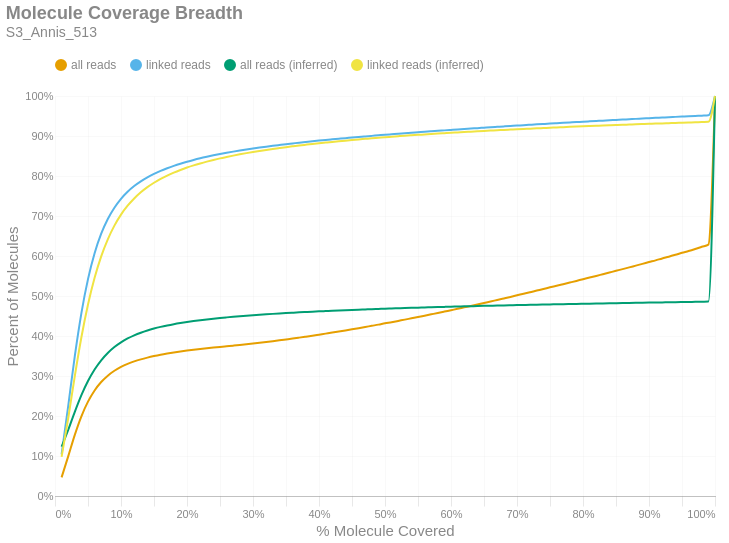

Notebook source saved alongside this figure:
### Markdown cell above
### Molecule Read Coverage
This chart shows molecule coverage breadth as computed by the number of bases aligned to that molecule. In other words, "*how much of each unique long molecule is actually sequenced/aligned?*" Keep in mind there is a distinction between sequences and alignments, since some sequences belonging to a particular molecule may not align well and wouldn't appear in the alignment data. This chart also shows molecule coverage breadth as computed by the *inferred fragment* from which the aligned sequences originate. Unlike read coverage, this calculation takes into account the total insert size, including unsequenced gaps between the forward and reverse reads. Like the previous figures, these are cumulative percents.

### Code cell
if SKIPLR:
    print_html(f"Skipped")
else:
    binned_df = consolidated_hist(valids['coverage_bp'], mask, 0.01, True)
    binned_df_inf = consolidated_hist(valids['coverage_inserts'], mask, 0.01, True)
    binned_df = binned_df.with_columns(pl.lit(binned_df_inf['all reads (cumsum)']).alias('all reads (inferred)'))
    binned_df = binned_df.with_columns(pl.lit(binned_df_inf['linked reads (cumsum)']).alias('linked reads (inferred)'))
    binned_df = binned_df.with_columns(
        (pl.col('bin').cast(pl.Float64) + 0.01).alias('right_edge')
    )

    with SafeRender(binned_df):
        (
            density_plot(binned_df, 'Molecule Coverage Breadth', samplename, 'molcov', ['all reads (inferred)','linked reads (inferred)'])
            .encode(
                #x=alt.X('bin:Q', title="% Molecule Covered").axis(format = '%').scale(padding=0),
                x=alt.X('right_edge:Q', title="% Molecule Covered").axis(format='%').scale(padding=0),
                y=alt.Y('value:Q', title='Percent of Molecules')
                    .axis(format='%')
                    .stack(False)
                    .scale(domainMin=0, padding=0),
                color=alt.Color("key:N").scale(domain = ["all reads", "linked reads", "all reads (inferred)", "linked reads (inferred)"]),
                tooltip = [
                    alt.Tooltip("key:N", title = "Data Type"),
                    alt.Tooltip("range_label:N", title="% Molecule Covered"),
                    alt.Tooltip("value:Q", format = ".2%", title="% Molecules")
                ]
            )
        ).display()

### Figure 1 — Vega-Lite specification as saved in the notebook (floating-point values rounded to 4 significant figures)
{"width": "container", "height": 400, "config": {"title": {"anchor": "start", "dy": -15, "fontSize": 18, "color": "#888888", "subtitleColor": "#888888", "subtitleFontSize": 14}, "arc": {"fill": "#0072B2"}, "axis": {"domainColor": "#888888", "domainWidth": 0.5, "gridWidth": 0.2, "grid": false, "titleFontWeight": 400, "titleFontSize": 15, "labelFontSize": 11, "labelColor": "#888888", "tickColor": "#888888", "tickWidth": 0.2, "titleColor": "#888888"}, "axisBand": {"grid": false}, "axisX": {"grid": true, "tickSize": 10, "domainCap": "round"}, "axisY": {"domain": false, "grid": true, "tickSize": 0, "domainCap": "round"}, "background": "transparent", "header": {"labelFontSize": 15, "labelColor": "#888888", "titleFontSize": 15, "titleFontWeight": 600, "titleColor": "#888888"}, "legend": {"labelFont": "sans-serif", "labelFontSize": 12, "labelColor": "#888888", "symbolSize": 100, "symbolType": "circle", "titleFontSize": 12, "titlePadding": 10, "titleColor": "#888888", "title": null, "orient": "top"}, "range": {"category": ["#E69F00", "#56B4E9", "#009E73", "#F0E442", "#0072B2", "#D55E00", "#CC79A7", "#000000"], "diverging": ["#cfe8f3", "#a2d4ec", "#73bfe2", "#46abdb", "#1696d2", "#12719e"]}, "area": {"fill": "#0072B2", "fillOpacity": 0.7, "line": true, "strokeOpacity": 0.7}, "line": {"color": "#0072B2", "stroke": "#0072B2", "strokeWidth": 2}, "trail": {"color": "#0072B2", "stroke": "#0072B2", "strokeWidth": 0, "size": 1}, "point": {"filled": true, "fillOpacity": 1.0, "size": 95}, "text": {"color": "#888888", "fontSize": 11, "align": "right", "fontWeight": 400, "size": 11}, "bar": {"fill": "#0072B2", "stroke": null}, "view": {"stroke": null, "continuousWidth": 660, "continuousHeight": 400}}, "data": {"name": "data-296cf732321ca07f47aa0a151ebdf775"}, "mark": {"type": "line", "interpolate": "monotone", "point": {"opacity": 0, "size": 275}}, "encoding": {"color": {"field": "key", "scale": {"domain": ["all reads", "linked reads", "all reads (inferred)", "linked reads (inferred)"]}, "type": "nominal"}, "tooltip": [{"field": "key", "title": "Data Type", "type": "nominal"}, {"field": "range_label", "title": "% Molecule Covered", "type": "nominal"}, {"field": "value", "format": ".2%", "title": "% Molecules", "type": "quantitative"}], "x": {"axis": {"format": "%"}, "field": "right_edge", "scale": {"padding": 0}, "title": "% Molecule Covered", "type": "quantitative"}, "y": {"axis": {"format": "%"}, "field": "value", "scale": {"domainMin": 0, "padding": 0}, "stack": false, "title": "Percent of Molecules", "type": "quantitative"}}, "params": [{"name": "param_c36ac31b6afebe62", "select": {"type": "point", "fields": ["key"]}, "bind": "legend"}], "title": {"text": "Molecule Coverage Breadth", "subtitle": "S3_Annis_513"}, "transform": [{"fold": ["all reads (cumsum)", "linked reads (cumsum)", "all reads (inferred)", "linked reads (inferred)"]}, {"calculate": "replace(datum.key, ' (cumsum)', '')", "as": "key"}, {"filter": {"param": "param_c36ac31b6afebe62"}}], "usermeta": {"embedOptions": {"downloadFileName": "S3_Annis_513.molcov"}}, "$schema": "https://vega.github.io/schema/vega-lite/v6.1.0.json", "datasets": {"data-296cf732321ca07f47aa0a151ebdf775": [{"bin": "0.0", "interval": "0.0-0.01", "all reads": 0.04656, "linked reads": 0.1037, "all reads (cumsum)": 0.04656, "linked reads (cumsum)": 0.1037, "range_label": "0.0-0.01", "all reads (inferred)": 0.1232, "linked reads (inferred)": 0.09795, "right_edge": 0.01}, {"bin": "0.01", "interval": "0.01-0.02", "all reads": 0.05253, "linked reads": 0.1212, "all reads (cumsum)": 0.09909, "linked reads (cumsum)": 0.2249, "range_label": "0.01-0.02", "all reads (inferred)": 0.165, "linked reads (inferred)": 0.1943, "right_edge": 0.02}, {"bin": "0.02", "interval": "0.02-0.03", "all reads": 0.05387, "linked reads": 0.1249, "all reads (cumsum)": 0.153, "linked reads (cumsum)": 0.3498, "range_label": "0.02-0.03", "all reads (inferred)": 0.2105, "linked reads (inferred)": 0.2998, "right_edge": 0.03}, {"bin": "0.03", "interval": "0.03-0.04", "all reads": 0.04639, "linked reads": 0.1076, "all reads (cumsum)": 0.1994, "linked reads (cumsum)": 0.4574, "range_label": "0.03-0.04", "all reads (inferred)": 0.2522, "linked reads (inferred)": 0.3968, "right_edge": 0.04}, {"bin": "0.04", "interval": "0.04-0.05", "all reads": 0.03658, "linked reads": 0.08484, "all reads (cumsum)": 0.2359, "linked reads (cumsum)": 0.5422, "range_label": "0.04-0.05", "all reads (inferred)": 0.2875, "linked reads (inferred)": 0.4787, "right_edge": 0.05}, {"bin": "0.05", "interval": "0.05-0.06", "all reads": 0.02794, "linked reads": 0.06477, "all reads (cumsum)": 0.2639, "linked reads (cumsum)": 0.607, "range_label": "0.05-0.06", "all reads (inferred)": 0.3162, "linked reads (inferred)": 0.5455, "right_edge": 0.06}, {"bin": "0.06", "interval": "0.06-0.07", "all reads": 0.02106, "linked reads": 0.04879, "all reads (cumsum)": 0.2849, "linked reads (cumsum)": 0.6558, "range_label": "0.06-0.07", "all reads (inferred)": 0.3393, "linked reads (inferred)": 0.5992, "right_edge": 0.07}, {"bin": "0.07", "interval": "0.07-0.08", "all reads": 0.01592, "linked reads": 0.03683, "all reads (cumsum)": 0.3008, "linked reads (cumsum)": 0.6926, "range_label": "0.07-0.08", "all reads (inferred)": 0.3576, "linked reads (inferred)": 0.6417, "right_edge": 0.08}, {"bin": "0.08", "interval": "0.08-0.09", "all reads": 0.01221, "linked reads": 0.02822, "all reads (cumsum)": 0.3131, "linked reads (cumsum)": 0.7208, "range_label": "0.08-0.09", "all reads (inferred)": 0.3724, "linked reads (inferred)": 0.676, "right_edge": 0.09}, {"bin": "0.09", "interval": "0.09-0.1", "all reads": 0.009622, "linked reads": 0.02219, "all reads (cumsum)": 0.3227, "linked reads (cumsum)": 0.743, "range_label": "0.09-0.1", "all reads (inferred)": 0.3842, "linked reads (inferred)": 0.7034, "right_edge": 0.1}, {"bin": "0.1", "interval": "0.1-0.11", "all reads": 0.007631, "linked reads": 0.01757, "all reads (cumsum)": 0.3303, "linked reads (cumsum)": 0.7606, "range_label": "0.1-0.11", "all reads (inferred)": 0.3938, "linked reads (inferred)": 0.7257, "right_edge": 0.11}, {"bin": "0.11", "interval": "0.11-0.12", "all reads": 0.006199, "linked reads": 0.01424, "all reads (cumsum)": 0.3365, "linked reads (cumsum)": 0.7748, "range_label": "0.11-0.12", "all reads (inferred)": 0.4016, "linked reads (inferred)": 0.7439, "right_edge": 0.12}, {"bin": "0.12", "interval": "0.12-0.13", "all reads": 0.005115, "linked reads": 0.01171, "all reads (cumsum)": 0.3416, "linked reads (cumsum)": 0.7865, "range_label": "0.12-0.13", "all reads (inferred)": 0.4082, "linked reads (inferred)": 0.7592, "right_edge": 0.13}, {"bin": "0.13", "interval": "0.13-0.14", "all reads": 0.004348, "linked reads": 0.009942, "all reads (cumsum)": 0.346, "linked reads (cumsum)": 0.7965, "range_label": "0.13-0.14", "all reads (inferred)": 0.4138, "linked reads (inferred)": 0.7721, "right_edge": 0.14}, {"bin": "0.14", "interval": "0.14-0.15", "all reads": 0.003802, "linked reads": 0.008661, "all reads (cumsum)": 0.3498, "linked reads (cumsum)": 0.8051, "range_label": "0.14-0.15", "all reads (inferred)": 0.4186, "linked reads (inferred)": 0.7832, "right_edge": 0.15}, {"bin": "0.15", "interval": "0.15-0.16", "all reads": 0.003362, "linked reads": 0.00762, "all reads (cumsum)": 0.3531, "linked reads (cumsum)": 0.8127, "range_label": "0.15-0.16", "all reads (inferred)": 0.4227, "linked reads (inferred)": 0.7928, "right_edge": 0.16}, {"bin": "0.16", "interval": "0.16-0.17", "all reads": 0.002944, "linked reads": 0.006612, "all reads (cumsum)": 0.3561, "linked reads (cumsum)": 0.8193, "range_label": "0.16-0.17", "all reads (inferred)": 0.4264, "linked reads (inferred)": 0.8011, "right_edge": 0.17}, {"bin": "0.17", "interval": "0.17-0.18", "all reads": 0.002691, "linked reads": 0.005991, "all reads (cumsum)": 0.3588, "linked reads (cumsum)": 0.8253, "range_label": "0.17-0.18", "all reads (inferred)": 0.4296, "linked reads (inferred)": 0.8085, "right_edge": 0.18}, {"bin": "0.18", "interval": "0.18-0.19", "all reads": 0.00246, "linked reads": 0.005424, "all reads (cumsum)": 0.3612, "linked reads (cumsum)": 0.8308, "range_label": "0.18-0.19", "all reads (inferred)": 0.4325, "linked reads (inferred)": 0.8151, "right_edge": 0.19}, {"bin": "0.19", "interval": "0.19-0.2", "all reads": 0.00226, "linked reads": 0.00492, "all reads (cumsum)": 0.3635, "linked reads (cumsum)": 0.8357, "range_label": "0.19-0.2", "all reads (inferred)": 0.4351, "linked reads (inferred)": 0.8211, "right_edge": 0.2}, {"bin": "0.2", "interval": "0.2-0.21", "all reads": 0.002085, "linked reads": 0.004497, "all reads (cumsum)": 0.3656, "linked reads (cumsum)": 0.8402, "range_label": "0.2-0.21", "all reads (inferred)": 0.4374, "linked reads (inferred)": 0.8265, "right_edge": 0.21}, {"bin": "0.21", "interval": "0.21-0.22", "all reads": 0.001933, "linked reads": 0.004103, "all reads (cumsum)": 0.3675, "linked reads (cumsum)": 0.8443, "range_label": "0.21-0.22", "all reads (inferred)": 0.4395, "linked reads (inferred)": 0.8314, "right_edge": 0.22}, {"bin": "0.22", "interval": "0.22-0.23", "all reads": 0.001812, "linked reads": 0.00377, "all reads (cumsum)": 0.3693, "linked reads (cumsum)": 0.8481, "range_label": "0.22-0.23", "all reads (inferred)": 0.4415, "linked reads (inferred)": 0.8359, "right_edge": 0.23}, {"bin": "0.23", "interval": "0.23-0.24", "all reads": 0.001747, "linked reads": 0.003589, "all reads (cumsum)": 0.3711, "linked reads (cumsum)": 0.8516, "range_label": "0.23-0.24", "all reads (inferred)": 0.4433, "linked reads (inferred)": 0.8401, "right_edge": 0.24}, {"bin": "0.24", "interval": "0.24-0.25", "all reads": 0.001654, "linked reads": 0.003331, "all reads (cumsum)": 0.3727, "linked reads (cumsum)": 0.855, "range_label": "0.24-0.25", "all reads (inferred)": 0.445, "linked reads (inferred)": 0.844, "right_edge": 0.25}, {"bin": "0.25", "interval": "0.25-0.26", "all reads": 0.00158, "linked reads": 0.003076, "all reads (cumsum)": 0.3743, "linked reads (cumsum)": 0.8581, "range_label": "0.25-0.26", "all reads (inferred)": 0.4466, "linked reads (inferred)": 0.8476, "right_edge": 0.26}, {"bin": "0.26", "interval": "0.26-0.27", "all reads": 0.001573, "linked reads": 0.002877, "all reads (cumsum)": 0.3759, "linked reads (cumsum)": 0.8609, "range_label": "0.26-0.27", "all reads (inferred)": 0.448, "linked reads (inferred)": 0.851, "right_edge": 0.27}, {"bin": "0.27", "interval": "0.27-0.28", "all reads": 0.001615, "linked reads": 0.00271, "all reads (cumsum)": 0.3775, "linked reads (cumsum)": 0.8636, "range_label": "0.27-0.28", "all reads (inferred)": 0.4494, "linked reads (inferred)": 0.8541, "right_edge": 0.28}, {"bin": "0.28", "interval": "0.28-0.29", "all reads": 0.001716, "linked reads": 0.002604, "all reads (cumsum)": 0.3792, "linked reads (cumsum)": 0.8662, "range_label": "0.28-0.29", "all reads (inferred)": 0.4507, "linked reads (inferred)": 0.8572, "right_edge": 0.29}, {"bin": "0.29", "interval": "0.29-0.3", "all reads": 0.001821, "linked reads": 0.002495, "all reads (cumsum)": 0.381, "linked reads (cumsum)": 0.8687, "range_label": "0.29-0.3", "all reads (inferred)": 0.452, "linked reads (inferred)": 0.86, "right_edge": 0.3}, {"bin": "0.3", "interval": "0.3-0.31", "all reads": 0.00189, "linked reads": 0.002353, "all reads (cumsum)": 0.3829, "linked reads (cumsum)": 0.8711, "range_label": "0.3-0.31", "all reads (inferred)": 0.4531, "linked reads (inferred)": 0.8626, "right_edge": 0.31}, {"bin": "0.31", "interval": "0.31-0.32", "all reads": 0.002004, "linked reads": 0.002242, "all reads (cumsum)": 0.3849, "linked reads (cumsum)": 0.8733, "range_label": "0.31-0.32", "all reads (inferred)": 0.4542, "linked reads (inferred)": 0.8652, "right_edge": 0.32}, {"bin": "0.32", "interval": "0.32-0.33", "all reads": 0.00208, "linked reads": 0.002167, "all reads (cumsum)": 0.387, "linked reads (cumsum)": 0.8755, "range_label": "0.32-0.33", "all reads (inferred)": 0.4553, "linked reads (inferred)": 0.8676, "right_edge": 0.33}, {"bin": "0.33", "interval": "0.33-0.34", "all reads": 0.002132, "linked reads": 0.002055, "all reads (cumsum)": 0.3891, "linked reads (cumsum)": 0.8776, "range_label": "0.33-0.34", "all reads (inferred)": 0.4563, "linked reads (inferred)": 0.8699, "right_edge": 0.34}, {"bin": "0.34", "interval": "0.34-0.35", "all reads": 0.002224, "linked reads": 0.002022, "all reads (cumsum)": 0.3914, "linked reads (cumsum)": 0.8796, "range_label": "0.34-0.35", "all reads (inferred)": 0.4573, "linked reads (inferred)": 0.8721, "right_edge": 0.35}, {"bin": "0.35", "interval": "0.35-0.36", "all reads": 0.002232, "linked reads": 0.001865, "all reads (cumsum)": 0.3936, "linked reads (cumsum)": 0.8814, "range_label": "0.35-0.36", "all reads (inferred)": 0.4582, "linked reads (inferred)": 0.8742, "right_edge": 0.36}, {"bin": "0.36", "interval": "0.36-0.37", "all reads": 0.002363, "linked reads": 0.001893, "all reads (cumsum)": 0.396, "linked reads (cumsum)": 0.8833, "range_label": "0.36-0.37", "all reads (inferred)": 0.4591, "linked reads (inferred)": 0.8763, "right_edge": 0.37}, {"bin": "0.37", "interval": "0.37-0.38", "all reads": 0.002414, "linked reads": 0.001772, "all reads (cumsum)": 0.3984, "linked reads (cumsum)": 0.8851, "range_label": "0.37-0.38", "all reads (inferred)": 0.46, "linked reads (inferred)": 0.8782, "right_edge": 0.38}, {"bin": "0.38", "interval": "0.38-0.39", "all reads": 0.002435, "linked reads": 0.001724, "all reads (cumsum)": 0.4008, "linked reads (cumsum)": 0.8868, "range_label": "0.38-0.39", "all reads (inferred)": 0.4608, "linked reads (inferred)": 0.8801, "right_edge": 0.39}, {"bin": "0.39", "interval": "0.39-0.4", "all reads": 0.002569, "linked reads": 0.001667, "all reads (cumsum)": 0.4034, "linked reads (cumsum)": 0.8885, "range_label": "0.39-0.4", "all reads (inferred)": 0.4616, "linked reads (inferred)": 0.8819, "right_edge": 0.4}, {"bin": "0.4", "interval": "0.4-0.41", "all reads": 0.002573, "linked reads": 0.001579, "all reads (cumsum)": 0.4059, "linked reads (cumsum)": 0.8901, "range_label": "0.4-0.41", "all reads (inferred)": 0.4623, "linked reads (inferred)": 0.8836, "right_edge": 0.41}, {"bin": "0.41", "interval": "0.41-0.42", "all reads": 0.002566, "linked reads": 0.001523, "all reads (cumsum)": 0.4085, "linked reads (cumsum)": 0.8916, "range_label": "0.41-0.42", "all reads (inferred)": 0.4631, "linked reads (inferred)": 0.8853, "right_edge": 0.42}, {"bin": "0.42", "interval": "0.42-0.43", "all reads": 0.002706, "linked reads": 0.001511, "all reads (cumsum)": 0.4112, "linked reads (cumsum)": 0.8931, "range_label": "0.42-0.43", "all reads (inferred)": 0.4638, "linked reads (inferred)": 0.8869, "right_edge": 0.43}, {"bin": "0.43", "interval": "0.43-0.44", "all reads": 0.002738, "linked reads": 0.001497, "all reads (cumsum)": 0.414, "linked reads (cumsum)": 0.8946, "range_label": "0.43-0.44", "all reads (inferred)": 0.4645, "linked reads (inferred)": 0.8884, "right_edge": 0.44}, {"bin": "0.44", "interval": "0.44-0.45", "all reads": 0.002789, "linked reads": 0.001426, "all reads (cumsum)": 0.4167, "linked reads (cumsum)": 0.896, "range_label": "0.44-0.45", "all reads (inferred)": 0.4652, "linked reads (inferred)": 0.8899, "right_edge": 0.45}, {"bin": "0.45", "interval": "0.45-0.46", "all reads": 0.002858, "linked reads": 0.001483, "all reads (cumsum)": 0.4196, "linked reads (cumsum)": 0.8975, "range_label": "0.45-0.46", "all reads (inferred)": 0.4658, "linked reads (inferred)": 0.8914, "right_edge": 0.46}, {"bin": "0.46", "interval": "0.46-0.47", "all reads": 0.002899, "linked reads": 0.00141, "all reads (cumsum)": 0.4225, "linked reads (cumsum)": 0.8989, "range_label": "0.46-0.47", "all reads (inferred)": 0.4664, "linked reads (inferred)": 0.8928, "right_edge": 0.47}, {"bin": "0.47", "interval": "0.47-0.48", "all reads": 0.002977, "linked reads": 0.001388, "all reads (cumsum)": 0.4255, "linked reads (cumsum)": 0.9003, "range_label": "0.47-0.48", "all reads (inferred)": 0.4671, "linked reads (inferred)": 0.8943, "right_edge": 0.48}, {"bin": "0.48", "interval": "0.48-0.49", "all reads": 0.002918, "linked reads": 0.001382, "all reads (cumsum)": 0.4284, "linked reads (cumsum)": 0.9017, "range_label": "0.48-0.49", "all reads (inferred)": 0.4677, "linked reads (inferred)": 0.8956, "right_edge": 0.49}, {"bin": "0.49", "interval": "0.49-0.5", "all reads": 0.003244, "linked reads": 0.001398, "all reads (cumsum)": 0.4316, "linked reads (cumsum)": 0.9031, "range_label": "0.49-0.5", "all reads (inferred)": 0.4683, "linked reads (inferred)": 0.897, "right_edge": 0.5}, {"bin": "0.5", "interval": "0.5-0.51", "all reads": 0.002903, "linked reads": 0.001265, "all reads (cumsum)": 0.4345, "linked reads (cumsum)": 0.9044, "range_label": "0.5-0.51", "all reads (inferred)": 0.4688, "linked reads (inferred)": 0.8982, "right_edge": 0.51}, {"bin": "0.51", "interval": "0.51-0.52", "all reads": 0.003208, "linked reads": 0.001249, "all reads (cumsum)": 0.4378, "linked reads (cumsum)": 0.9056, "range_label": "0.51-0.52", "all reads (inferred)": 0.4694, "linked reads (inferred)": 0.8994, "right_edge": 0.52}, {"bin": "0.52", "interval": "0.52-0.53", "all reads": 0.003141, "linked reads": 0.0013, "all reads (cumsum)": 0.4409, "linked reads (cumsum)": 0.9069, "range_label": "0.52-0.53", "all reads (inferred)": 0.4699, "linked reads (inferred)": 0.9006, "right_edge": 0.53}, {"bin": "0.53", "interval": "0.53-0.54", "all reads": 0.003288, "linked reads": 0.001262, "all reads (cumsum)": 0.4442, "linked reads (cumsum)": 0.9082, "range_label": "0.53-0.54", "all reads (inferred)": 0.4704, "linked reads (inferred)": 0.9017, "right_edge": 0.54}, {"bin": "0.54", "interval": "0.54-0.55", "all reads": 0.003233, "linked reads": 0.001216, "all reads (cumsum)": 0.4474, "linked reads (cumsum)": 0.9094, "range_label": "0.54-0.55", "all reads (inferred)": 0.4709, "linked reads (inferred)": 0.9028, "right_edge": 0.55}, {"bin": "0.55", "interval": "0.55-0.56", "all reads": 0.003388, "linked reads": 0.001246, "all reads (cumsum)": 0.4508, "linked reads (cumsum)": 0.9106, "range_label": "0.55-0.56", "all reads (inferred)": 0.4714, "linked reads (inferred)": 0.9039, "right_edge": 0.56}, {"bin": "0.56", "interval": "0.56-0.57", "all reads": 0.003369, "linked reads": 0.001156, "all reads (cumsum)": 0.4542, "linked reads (cumsum)": 0.9118, "range_label": "0.56-0.57", "all reads (inferred)": 0.4719, "linked reads (inferred)": 0.905, "right_edge": 0.57}, {"bin": "0.57", "interval": "0.57-0.58", "all reads": 0.003362, "linked reads": 0.001126, "all reads (cumsum)": 0.4575, "linked reads (cumsum)": 0.9129, "range_label": "0.57-0.58", "all reads (inferred)": 0.4723, "linked reads (inferred)": 0.906, "right_edge": 0.58}, {"bin": "0.58", "interval": "0.58-0.59", "all reads": 0.00347, "linked reads": 0.00115, "all reads (cumsum)": 0.461, "linked reads (cumsum)": 0.9141, "range_label": "0.58-0.59", "all reads (inferred)": 0.4728, "linked reads (inferred)": 0.907, "right_edge": 0.59}, {"bin": "0.59", "interval": "0.59-0.6", "all reads": 0.003517, "linked reads": 0.001147, "all reads (cumsum)": 0.4645, "linked reads (cumsum)": 0.9152, "range_label": "0.59-0.6", "all reads (inferred)": 0.4732, "linked reads (inferred)": 0.908, "right_edge": 0.6}, {"bin": "0.6", "interval": "0.6-0.61", "all reads": 0.003462, "linked reads": 0.001144, "all reads (cumsum)": 0.468, "linked reads (cumsum)": 0.9164, "range_label": "0.6-0.61", "all reads (inferred)": 0.4737, "linked reads (inferred)": 0.909, "right_edge": 0.61}, {"bin": "0.61", "interval": "0.61-0.62", "all reads": 0.003613, "linked reads": 0.001113, "all reads (cumsum)": 0.4716, "linked reads (cumsum)": 0.9175, "range_label": "0.61-0.62", "all reads (inferred)": 0.4741, "linked reads (inferred)": 0.91, "right_edge": 0.62}, {"bin": "0.62", "interval": "0.62-0.63", "all reads": 0.003557, "linked reads": 0.00108, "all reads (cumsum)": 0.4752, "linked reads (cumsum)": 0.9185, "range_label": "0.62-0.63", "all reads (inferred)": 0.4745, "linked reads (inferred)": 0.9109, "right_edge": 0.63}, {"bin": "0.63", "interval": "0.63-0.64", "all reads": 0.003641, "linked reads": 0.001106, "all reads (cumsum)": 0.4788, "linked reads (cumsum)": 0.9197, "range_label": "0.63-0.64", "all reads (inferred)": 0.4749, "linked reads (inferred)": 0.9118, "right_edge": 0.64}, {"bin": "0.64", "interval": "0.64-0.65", "all reads": 0.003702, "linked reads": 0.00109, "all reads (cumsum)": 0.4825, "linked reads (cumsum)": 0.9207, "range_label": "0.64-0.65", "all reads (inferred)": 0.4753, "linked reads (inferred)": 0.9127, "right_edge": 0.65}, {"bin": "0.65", "interval": "0.65-0.66", "all reads": 0.003868, "linked reads": 0.001091, "all reads (cumsum)": 0.4864, "linked reads (cumsum)": 0.9218, "range_label": "0.65-0.66", "all reads (inferred)": 0.4757, "linked reads (inferred)": 0.9135, "right_edge": 0.66}, {"bin": "0.66", "interval": "0.66-0.67", "all reads": 0.003751, "linked reads": 0.001043, "all reads (cumsum)": 0.4901, "linked reads (cumsum)": 0.9229, "range_label": "0.66-0.67", "all reads (inferred)": 0.4761, "linked reads (inferred)": 0.9144, "right_edge": 0.67}, {"bin": "0.67", "interval": "0.67-0.68", "all reads": 0.003802, "linked reads": 0.001041, "all reads (cumsum)": 0.4939, "linked reads (cumsum)": 0.9239, "range_label": "0.67-0.68", "all reads (inferred)": 0.4765, "linked reads (inferred)": 0.9153, "right_edge": 0.68}, {"bin": "0.68", "interval": "0.68-0.69", "all reads": 0.003816, "linked reads": 0.00104, "all reads (cumsum)": 0.4977, "linked reads (cumsum)": 0.925, "range_label": "0.68-0.69", "all reads (inferred)": 0.4769, "linked reads (inferred)": 0.9161, "right_edge": 0.69}, {"bin": "0.69", "interval": "0.69-0.7", "all reads": 0.00395, "linked reads": 0.001035, "all reads (cumsum)": 0.5017, "linked reads (cumsum)": 0.926, "range_label": "0.69-0.7", "all reads (inferred)": 0.4773, "linked reads (inferred)": 0.9169, "right_edge": 0.7}, {"bin": "0.7", "interval": "0.7-0.71", "all reads": 0.003892, "linked reads": 0.001061, "all reads (cumsum)": 0.5056, "linked reads (cumsum)": 0.9271, "range_label": "0.7-0.71", "all reads (inferred)": 0.4776, "linked reads (inferred)": 0.9177, "right_edge": 0.71}, {"bin": "0.71", "interval": "0.71-0.72", "all reads": 0.003973, "linked reads": 0.001023, "all reads (cumsum)": 0.5095, "linked reads (cumsum)": 0.9281, "range_label": "0.71-0.72", "all reads (inferred)": 0.4779, "linked reads (inferred)": 0.9184, "right_edge": 0.72}, {"bin": "0.72", "interval": "0.72-0.73", "all reads": 0.00401, "linked reads": 0.001013, "all reads (cumsum)": 0.5136, "linked reads (cumsum)": 0.9291, "range_label": "0.72-0.73", "all reads (inferred)": 0.4783, "linked reads (inferred)": 0.9192, "right_edge": 0.73}, {"bin": "0.73", "interval": "0.73-0.74", "all reads": 0.003958, "linked reads": 0.0009841, "all reads (cumsum)": 0.5175, "linked reads (cumsum)": 0.9301, "range_label": "0.73-0.74", "all reads (inferred)": 0.4786, "linked reads (inferred)": 0.9199, "right_edge": 0.74}, {"bin": "0.74", "interval": "0.74-0.75", "all reads": 0.004156, "linked reads": 0.0009767, "all reads (cumsum)": 0.5217, "linked reads (cumsum)": 0.931, "range_label": "0.74-0.75", "all reads (inferred)": 0.479, "linked reads (inferred)": 0.9207, "right_edge": 0.75}, {"bin": "0.75", "interval": "0.75-0.76", "all reads": 0.003908, "linked reads": 0.0009384, "all reads (cumsum)": 0.5256, "linked reads (cumsum)": 0.932, "range_label": "0.75-0.76", "all reads (inferred)": 0.4793, "linked reads (inferred)": 0.9214, "right_edge": 0.76}, {"bin": "0.76", "interval": "0.76-0.77", "all reads": 0.004021, "linked reads": 0.0009232, "all reads (cumsum)": 0.5296, "linked reads (cumsum)": 0.9329, "range_label": "0.76-0.77", "all reads (inferred)": 0.4796, "linked reads (inferred)": 0.9221, "right_edge": 0.77}, {"bin": "0.77", "interval": "0.77-0.78", "all reads": 0.004051, "linked reads": 0.000931, "all reads (cumsum)": 0.5337, "linked reads (cumsum)": 0.9338, "range_label": "0.77-0.78", "all reads (inferred)": 0.48, "linked reads (inferred)": 0.9228, "right_edge": 0.78}, {"bin": "0.78", "interval": "0.78-0.79", "all reads": 0.004088, "linked reads": 0.0009315, "all reads (cumsum)": 0.5377, "linked reads (cumsum)": 0.9348, "range_label": "0.78-0.79", "all reads (inferred)": 0.4803, "linked reads (inferred)": 0.9235, "right_edge": 0.79}, {"bin": "0.79", "interval": "0.79-0.8", "all reads": 0.004304, "linked reads": 0.0009885, "all reads (cumsum)": 0.542, "linked reads (cumsum)": 0.9358, "range_label": "0.79-0.8", "all reads (inferred)": 0.4806, "linked reads (inferred)": 0.9242, "right_edge": 0.8}, {"bin": "0.8", "interval": "0.8-0.81", "all reads": 0.004011, "linked reads": 0.0008961, "all reads (cumsum)": 0.5461, "linked reads (cumsum)": 0.9367, "range_label": "0.8-0.81", "all reads (inferred)": 0.4809, "linked reads (inferred)": 0.9249, "right_edge": 0.81}, {"bin": "0.81", "interval": "0.81-0.82", "all reads": 0.004165, "linked reads": 0.0008834, "all reads (cumsum)": 0.5502, "linked reads (cumsum)": 0.9375, "range_label": "0.81-0.82", "all reads (inferred)": 0.4812, "linked reads (inferred)": 0.9255, "right_edge": 0.82}, {"bin": "0.82", "interval": "0.82-0.83", "all reads": 0.004247, "linked reads": 0.000875, "all reads (cumsum)": 0.5545, "linked reads (cumsum)": 0.9384, "range_label": "0.82-0.83", "all reads (inferred)": 0.4815, "linked reads (inferred)": 0.9262, "right_edge": 0.83}, {"bin": "0.83", "interval": "0.83-0.84", "all reads": 0.00423, "linked reads": 0.0009128, "all reads (cumsum)": 0.5587, "linked reads (cumsum)": 0.9393, "range_label": "0.83-0.84", "all reads (inferred)": 0.4818, "linked reads (inferred)": 0.9268, "right_edge": 0.84}, {"bin": "0.84", "interval": "0.84-0.85", "all reads": 0.004197, "linked reads": 0.0008573, "all reads (cumsum)": 0.5629, "linked reads (cumsum)": 0.9402, "range_label": "0.84-0.85", "all reads (inferred)": 0.4821, "linked reads (inferred)": 0.9275, "right_edge": 0.85}, {"bin": "0.85", "interval": "0.85-0.86", "all reads": 0.004335, "linked reads": 0.0008824, "all reads (cumsum)": 0.5672, "linked reads (cumsum)": 0.9411, "range_label": "0.85-0.86", "all reads (inferred)": 0.4824, "linked reads (inferred)": 0.9281, "right_edge": 0.86}, {"bin": "0.86", "interval": "0.86-0.87", "all reads": 0.004266, "linked reads": 0.0008583, "all reads (cumsum)": 0.5715, "linked reads (cumsum)": 0.9419, "range_label": "0.86-0.87", "all reads (inferred)": 0.4827, "linked reads (inferred)": 0.9287, "right_edge": 0.87}, {"bin": "0.87", "interval": "0.87-0.88", "all reads": 0.004417, "linked reads": 0.0008824, "all reads (cumsum)": 0.5759, "linked reads (cumsum)": 0.9428, "range_label": "0.87-0.88", "all reads (inferred)": 0.483, "linked reads (inferred)": 0.9293, "right_edge": 0.88}, {"bin": "0.88", "interval": "0.88-0.89", "all reads": 0.004341, "linked reads": 0.0008249, "all reads (cumsum)": 0.5803, "linked reads (cumsum)": 0.9436, "range_label": "0.88-0.89", "all reads (inferred)": 0.4832, "linked reads (inferred)": 0.9298, "right_edge": 0.89}, {"bin": "0.89", "interval": "0.89-0.9", "all reads": 0.004552, "linked reads": 0.0008794, "all reads (cumsum)": 0.5848, "linked reads (cumsum)": 0.9445, "range_label": "0.89-0.9", "all reads (inferred)": 0.4835, "linked reads (inferred)": 0.9304, "right_edge": 0.9}, {"bin": "0.9", "interval": "0.9-0.91", "all reads": 0.004315, "linked reads": 0.0008391, "all reads (cumsum)": 0.5891, "linked reads (cumsum)": 0.9454, "range_label": "0.9-0.91", "all reads (inferred)": 0.4838, "linked reads (inferred)": 0.931, "right_edge": 0.91}, {"bin": "0.91", "interval": "0.91-0.92", "all reads": 0.004819, "linked reads": 0.0008254, "all reads (cumsum)": 0.5939, "linked reads (cumsum)": 0.9462, "range_label": "0.91-0.92", "all reads (inferred)": 0.4841, "linked reads (inferred)": 0.9315, "right_edge": 0.92}, {"bin": "0.92", "interval": "0.92-0.93", "all reads": 0.004258, "linked reads": 0.0008411, "all reads (cumsum)": 0.5982, "linked reads (cumsum)": 0.947, "range_label": "0.92-0.93", "all reads (inferred)": 0.4843, "linked reads (inferred)": 0.9321, "right_edge": 0.93}, {"bin": "0.93", "interval": "0.93-0.94", "all reads": 0.004747, "linked reads": 0.0007925, "all reads (cumsum)": 0.6029, "linked reads (cumsum)": 0.9478, "range_label": "0.93-0.94", "all reads (inferred)": 0.4846, "linked reads (inferred)": 0.9326, "right_edge": 0.94}, {"bin": "0.94", "interval": "0.94-0.95", "all reads": 0.005026, "linked reads": 0.0008087, "all reads (cumsum)": 0.608, "linked reads (cumsum)": 0.9486, "range_label": "0.94-0.95", "all reads (inferred)": 0.4849, "linked reads (inferred)": 0.9332, "right_edge": 0.95}, {"bin": "0.95", "interval": "0.95-0.96", "all reads": 0.00435, "linked reads": 0.000817, "all reads (cumsum)": 0.6123, "linked reads (cumsum)": 0.9494, "range_label": "0.95-0.96", "all reads (inferred)": 0.4852, "linked reads (inferred)": 0.9338, "right_edge": 0.96}, {"bin": "0.96", "interval": "0.96-0.97", "all reads": 0.00511, "linked reads": 0.0007679, "all reads (cumsum)": 0.6174, "linked reads (cumsum)": 0.9502, "range_label": "0.96-0.97", "all reads (inferred)": 0.4854, "linked reads (inferred)": 0.9343, "right_edge": 0.97}, {"bin": "0.97", "interval": "0.97-0.98", "all reads": 0.005571, "linked reads": 0.0007212, "all reads (cumsum)": 0.623, "linked reads (cumsum)": 0.9509, "range_label": "0.97-0.98", "all reads (inferred)": 0.4858, "linked reads (inferred)": 0.9349, "right_edge": 0.98}, {"bin": "0.98", "interval": "0.98-0.99", "all reads": 0.005419, "linked reads": 0.0008151, "all reads (cumsum)": 0.6284, "linked reads (cumsum)": 0.9517, "range_label": "0.98-0.99", "all reads (inferred)": 0.4861, "linked reads (inferred)": 0.9354, "right_edge": 0.99}, {"bin": "0.99", "interval": "0.99-1.0", "all reads": 0.3716, "linked reads": 0.04826, "all reads (cumsum)": 1.0, "linked reads (cumsum)": 1.0, "range_label": "0.99-1.0", "all reads (inferred)": 1.0, "linked reads (inferred)": 1.0, "right_edge": 1.0}]}}
